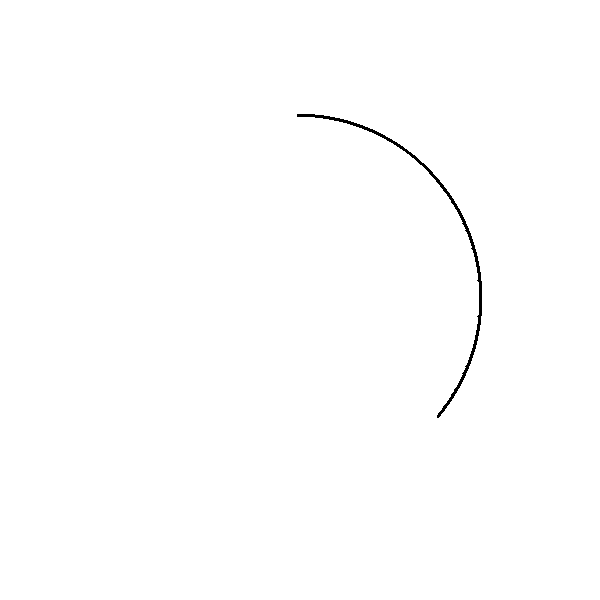

gnuplot code for this plot:
# gnuplot
# generator kruhu (circle generator)

#radius, angle
r=200; s=130

set terminal png size 600,600



set output "circle.png"


set nokey
set noborder
set noxtics
set noytics
set notitle
unset autoscale
set xrange [-300:300]
set yrange [-300:300]

x(t)=r*sin(t)
y(t)=r*cos(t)

set size ratio -1

set parametric

set trange 
set samples 2001
plot [t=0:s*pi/180] x(t),y(t) lc "black" lw 3
